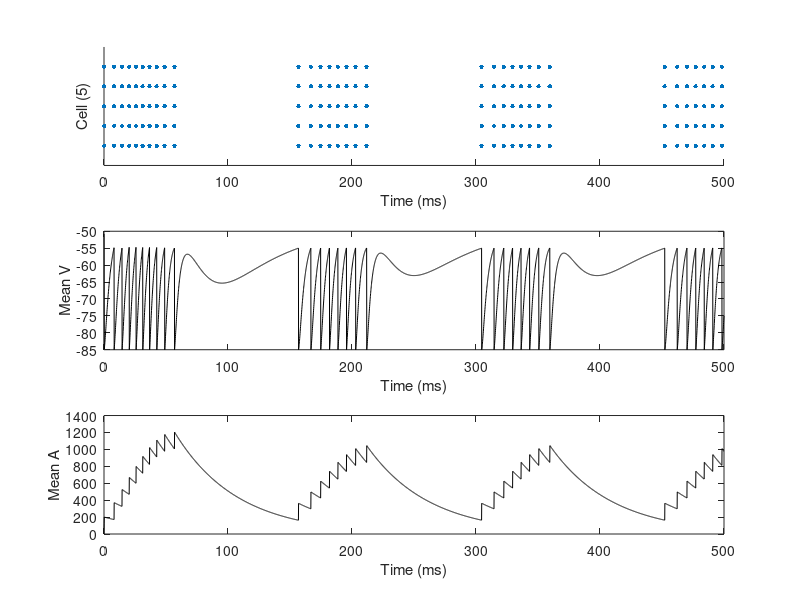
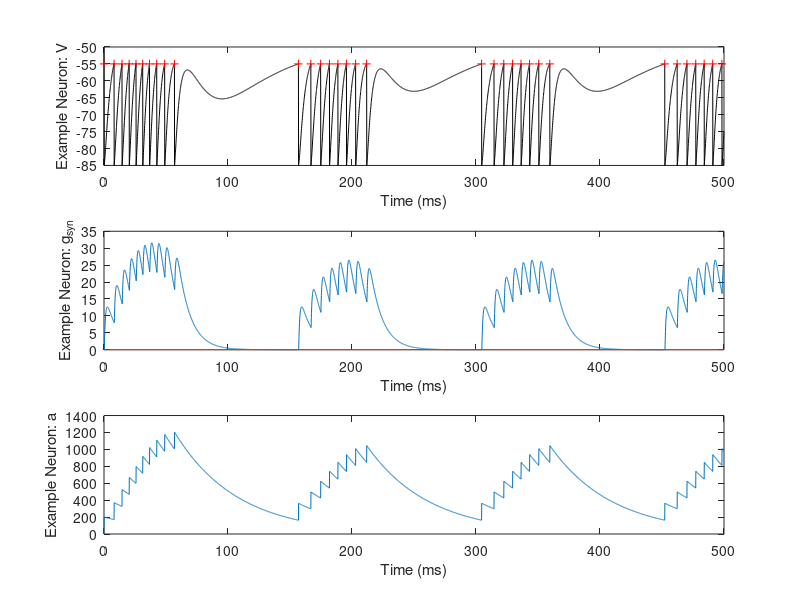

Write MATLAB code to recreate these figures, in order.
%LIF forward euler simulation
%by Jonathan Gornet and DLevenstein
%Last update: 7/31/2017

%need to make into a function

%--------------------------------------------------------------------------
%Simulation Parameters
PopNum      = 5;    %Number of excitatory neurons
SimTime     = 500;    %Simulation Time (ms)
dt          = 0.1; %differential (ms)
%Calcualte time vector from time parameters
TimeSpace   = [0:dt:SimTime];  %Time Space
TimeLength  = length(TimeSpace); %Time Steps

%--------------------------------------------------------------------------
%Weight Matrices
%for now, uniform weights
Wee = 100;   %Units?
%1/root N scaling a la sompolinsky (may not be appropriate here...)
E_mat = Wee.*ones(PopNum)./sqrt(PopNum);  %Excitatory Weights, needs work
%E_mat(i,j) is the weight of synapse from neuron j to neuron i
E_mat(diag(diag(true(size(E_mat)))))=0; %Remove selfconnections

%I_mat = randi([0,1000],[PopNum,1]);  %Inhibitory Weights, needs work

%--------------------------------------------------------------------------
%Simulation Parameters
%LIF Parameters
E_L         = -65;   %Reversal potential (mV)
g_L         = 30.0;  %conductance (units?)
C           = 281.0; %capacitance (units?)
I_e         = 500;   %current (units?)
V_th        = -55;   %spike threshhold (mV)
V_spike     = -30;   %spike release  (DL: what does this parameter supposed to do?)
V_reset     = -85;   %reset value (mV)

%--------------------------------------------------------------------------
%Excitatory Synapse Parameters
tau_e       = 10;    %time constance of excitatory synapse (ms)
E_e         = 0;     %Excitatory reversal potential

%--------------------------------------------------------------------------
%Inhibitory Synapse Parameters
tau_i       = 10;    %time constance of inhibitory synapse (ms)
E_i         = -80;   %Inhibitory reversal potential

%--------------------------------------------------------------------------
%Adaptation
adapt = 200;    %Threshhold adaptation (parameter b)
tau_a = 50;                      %adaptation time constant


%% The Simulation Loop
%--------------------------------------------------------------------------
%Simulation Variables
V           = zeros(PopNum,TimeLength); %Membrane Potential

a_e         = zeros(PopNum,TimeLength); %a term of alpha synapse
b_e         = zeros(PopNum,TimeLength); %b term of alpha synapse
g_e         = zeros(PopNum,TimeLength); %conductance of synapse 

a_i         = zeros(PopNum,TimeLength); %a term of alpha synapse
b_i         = zeros(PopNum,TimeLength); %b term of alpha synapse 
g_i         = zeros(PopNum,TimeLength); %conductance of synapse 

a           = zeros(PopNum,TimeLength); %adaptation 

spikes = [];

%--------------------------------------------------------------------------
%Initial Conditions
V0range = [V_reset V_th+10];
V(:,1) =  randi(V0range,[PopNum,1]);


for t=1:TimeLength-1

%forward euler method 

%differential   prior value    LIF Equation                   excitatory synapse           inhibitory synapse            adaptation   current
V(:,t+1)        = V(:,t)        + (-g_L.*(V(:,t) - E_L)./C   + -g_e(:,t).*(V(:,t)-E_e)./C  + -g_i(:,t).*(V(:,t)-E_i)./C + -a(:,t)./C + I_e./C).*dt;

%--------------------------------------------------------------------------

%alpha synapses, excitatory
a_e(:,t+1)      = a_e(:,t)      + -a_e(:,t).*dt./tau_e;
b_e(:,t+1)      = b_e(:,t)      + -b_e(:,t).*dt;

%conductance term
g_e(:,t+1)      = (a_e(:,t) - b_e(:,t)).*dt;

%--------------------------------------------------------------------------

%alpha synapses, inhibitory
a_i(:,t+1)      = a_i(:,t)      + -a_i(:,t).*dt./tau_i;
b_i(:,t+1)      = b_i(:,t)      + -b_i(:,t).*dt;

%conductance term
g_i(:,t+1)      = (a_i(:,t) - b_i(:,t)).*dt;

%--------------------------------------------------------------------------

%adaptation
a(:,t+1)        = a(:,t)   + -a(:,t).*dt./tau_a;

%--------------------------------------------------------------------------

if any(V(:,t) > V_th)  %Previous code would have implemented spike only if ALL neurons spiked
    spikeneurons = find(V(:,t) > V_th);
    
    %Record the spike times and neuron identity of spikers
    spikes = [spikes; [TimeSpace(t).*ones(size(spikeneurons)),spikeneurons]];

    %V(:,t)     = V_spike;
    V(spikeneurons,t+1)   = V_reset; %only reset the neurons that spiked

    %excitory synapse - postsynaptic effects
    %DL: Jonathan can you check this implementation? Not quite sure how to
    %think about this in terms of the a/b variables
    a_e(:,t+1)  = a_e(:,t+1) + sum(E_mat(:,spikeneurons),2);
    b_e(:,t+1)  = b_e(:,t+1) + sum(E_mat(:,spikeneurons),2);

    %inhibitory synapse
    %DL: this code was written as if all synapses are BOTH inhibitory AND
    %excitatory... which is not physiologically realistic.
    %See https://en.wikipedia.org/wiki/Dale%27s_principle
    %Removing inhibitory synapses for now, we'll put in an inhibitory
    %population next
%     a_i(:,t+1)  = a_i(:,t+1) + I_mat;
%     b_i(:,t+1)  = b_i(:,t+1) + I_mat;

    %adaptation
    a(spikeneurons,t+1)    = a(spikeneurons,t+1)   + adapt;

end

%--------------------------------------------------------------------------

end

%Catch for no spiking in simulation error
if isempty(spikes); spikes = [nan nan]; end

%% Figures
%Mean Population Dynamics Figure
figure
    subplot(3,1,1)
    plot(spikes(:,1),spikes(:,2),'.','MarkerSize',10)
    ylim([0 PopNum+1]);xlim(TimeSpace([1 end]))
    xlabel('Time (ms)');ylabel(['Cell (',num2str(PopNum),')'])
    box off; set(gca,'ytick',[])

    subplot(3,1,2)
    plot(TimeSpace,mean(V,1),'k')
    xlabel('Time (ms)');ylabel('Mean V')

    subplot(3,1,3)
    plot(TimeSpace,mean(a,1),'k')
    xlabel('Time (ms)');ylabel('Mean A')

%Example Neuron Figure
exneuron = randi(PopNum,1);
exspiketimes = spikes(spikes(:,2)==exneuron,1);
figure
    subplot(3,1,1)
    plot(TimeSpace,V(exneuron,:),'k')
    hold on
    plot(exspiketimes,V_th.*(ones(size(exspiketimes))),'r+')
    xlabel('Time (ms)');ylabel('Example Neuron: V')
    
    subplot(3,1,2)
    plot(TimeSpace,g_e(exneuron,:))
    hold on
    plot(TimeSpace,g_i(exneuron,:))
    xlabel('Time (ms)');ylabel('Example Neuron: g_s_y_n')
    
    subplot(3,1,3)
    plot(TimeSpace,a(exneuron,:))
    xlabel('Time (ms)');ylabel('Example Neuron: a')
%%
%Old Figures
% plot(linspace(0,SimTime,TimeLength + 1),V)
% xlabel('Time (ms)');ylabel('Membrane Potential (mV)');title('LIF Membrane Potential');
% 
% figure
% plot(linspace(0,SimTime,TimeLength + 1),g_e,'b')
% hold on
% plot(linspace(0,SimTime,TimeLength + 1),g_i,'r')
% xlabel('Time (ms)');ylabel('Conductance (S/cm^2)?)');title('LIF Conductance');
% 
% figure
% plot(linspace(0,SimTime,TimeLength + 1),a,'b')
% xlabel('Time (ms)');ylabel('Adaptation (pA)');title('LIF Adaptation');